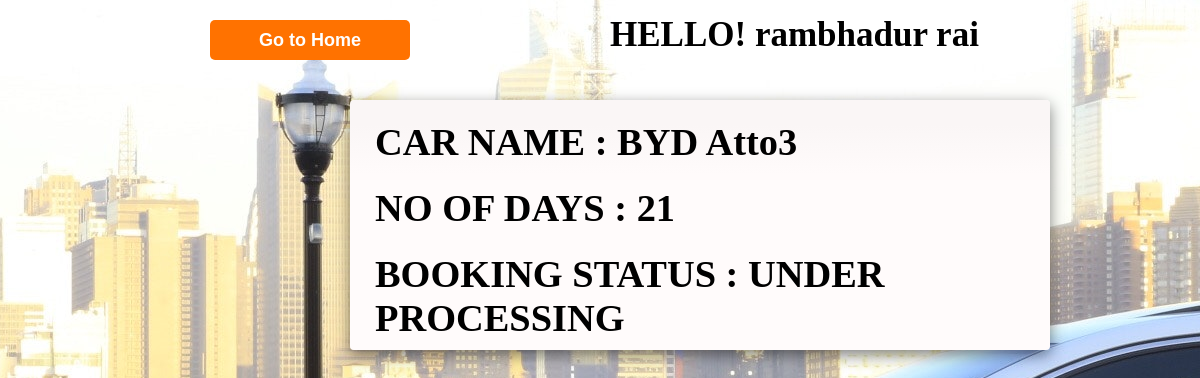
/bookinstatus.php (signed in), run on the app's committed database.
### tables this page shows
CREATE TABLE `users` (
  `FNAME` varchar(255) NOT NULL,
  `LNAME` varchar(255) NOT NULL,
  `EMAIL` varchar(255) NOT NULL,
  `LIC_NUM` varchar(255) NOT NULL,
  `PHONE_NUMBER` bigint(11) NOT NULL,
  `PASSWORD` varchar(255) NOT NULL,
  `GENDER` varchar(255) NOT NULL
);

CREATE TABLE `cars` (
  `CAR_ID` int(11) NOT NULL,
  `CAR_NAME` varchar(255) NOT NULL,
  `FUEL_TYPE` varchar(255) NOT NULL,
  `CAPACITY` int(11) NOT NULL,
  `PRICE` int(11) NOT NULL,
  `CAR_IMG` varchar(255) NOT NULL,
  `AVAILABLE` varchar(255) NOT NULL
);

CREATE TABLE `booking` (
  `BOOK_ID` int(11) NOT NULL,
  `CAR_ID` int(11) NOT NULL,
  `EMAIL` varchar(255) NOT NULL,
  `BOOK_PLACE` varchar(255) NOT NULL,
  `BOOK_DATE` date NOT NULL,
  `DURATION` int(11) NOT NULL,
  `PHONE_NUMBER` bigint(20) NOT NULL,
  `DESTINATION` varchar(255) NOT NULL,
  `RETURN_DATE` date NOT NULL,
  `PRICE` int(11) NOT NULL,
  `BOOK_STATUS` varchar(255) NOT NULL DEFAULT 'UNDER PROCESSING'
);

### bookinstatus.php (the view, shortened to what this page needs)
<html>
    <head>
</head>
<body>
<?php
    require_once('connection.php');
    $email = $_SESSION['email'];
    $sql="select * from booking where EMAIL='$email' order by BOOK_ID DESC LIMIT 1";
    $name = mysqli_query($con,$sql);
    $rows=mysqli_fetch_assoc($name);
    if($rows==null){
        echo '<script>alert("THERE ARE NO BOOKING DETAILS")</script>';
        echo '<script> window.location.href = "cardetails.php";</script>';
    }
    else{
    $sql2="select * from users where EMAIL='$email'";
    $name2 = mysqli_query($con,$sql2);
    $rows2=mysqli_fetch_assoc($name2);
    $car_id=$rows['CAR_ID'];
    $sql3="select * from cars where CAR_ID='$car_id'";
    $name3 = mysqli_query($con,$sql3);
    $rows3=mysqli_fetch_assoc($name3);
?>
   <ul><li> <button  class="utton"><a href="cardetails.php">Go to Home</a></button></li><li class="name">HELLO! <?php echo $rows2['FNAME']." ".$rows2['LNAME']?></li>
</ul>
    <div class="box">
         <div class="content">
             <h1>CAR NAME : <?php echo $rows3['CAR_NAME']?></h1><br>
             <h1>NO OF DAYS : <?php echo $rows['DURATION']?></h1><br>
             <h1>BOOKING STATUS : <?php echo $rows['BOOK_STATUS']?></h1><br>
         </div>
     </div>
<?php }
?>
</body>
</html>

### bookinstatus.php (style rules this page uses)
* { margin: 0; padding: 0; }
body { background: url("images/carbg2.jpg"); background-position: center; }
.box { position:center; top: 50%; left: 50%; padding: 20px; box-sizing: border-box; background: #fff; border-radius: 4px; box-shadow: 0 5px 15px rgba(0,0,0,.5); background: linear-gradient(to top, rgba(255, 251, 251, 1)70%,rgba(250, 246, 246, 1)90%); display: flex; align-content: center; width: 700px; height: 250px; margin-top: 100px; margin-left: 350px; }
.box .content { margin-left: 5px; font-size: larger; }
.utton { width: 200px; height: 40px; background: #ff7200; border:none; font-size: 18px; border-radius: 5px; cursor: pointer; color:#fff; transition: 0.4s ease; margin-top: 10px; margin-left: 10px; }
.utton a { text-decoration: none; color: white; font-weight: bold; }
ul { float: left; display: flex; justify-content: center; align-items: center; margin-top: 100px; }
ul li { list-style: none; margin-left: 200px; margin-top: -130px; font-size: 35px; }
.name { font-weight: bold; }

### data on the page
users: FNAME "rambhadur", LNAME "rai"
cars: CAR_NAME "BYD Atto3"
booking: DURATION "21", BOOK_STATUS "UNDER PROCESSING"
